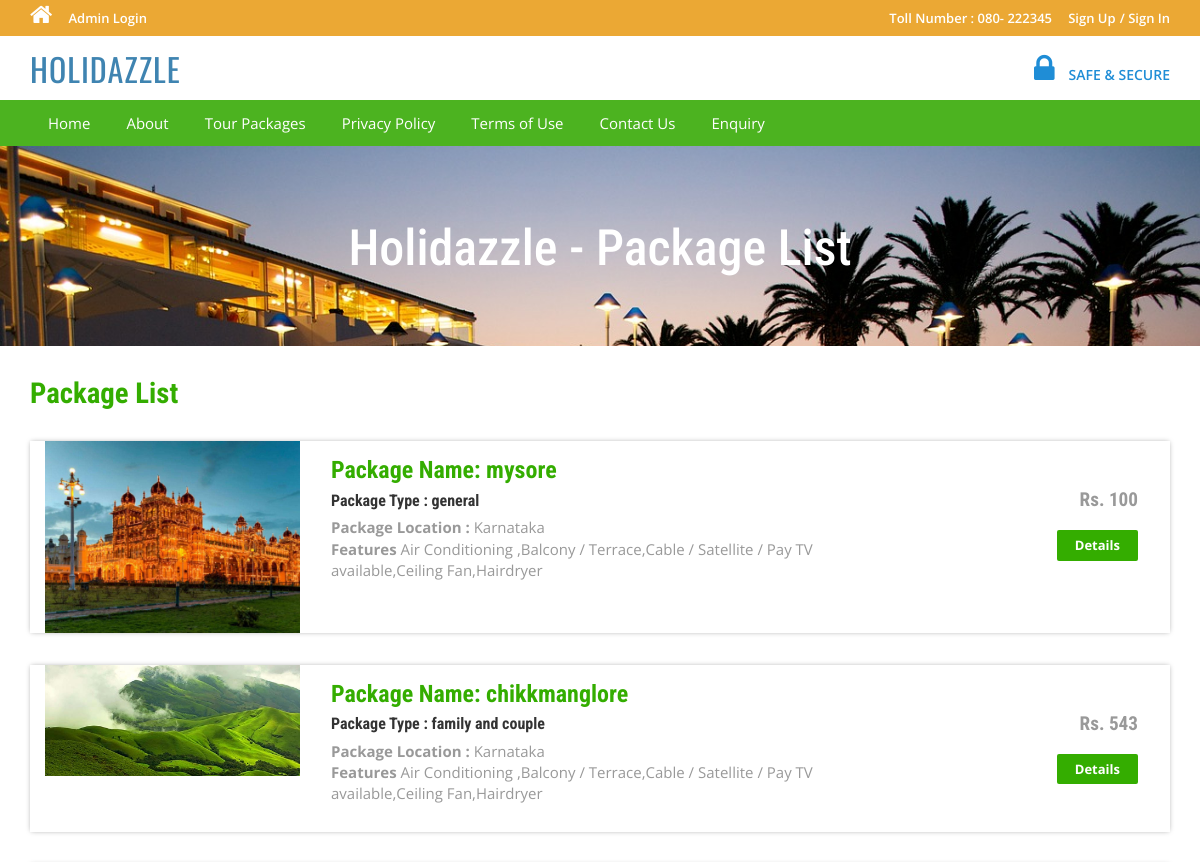
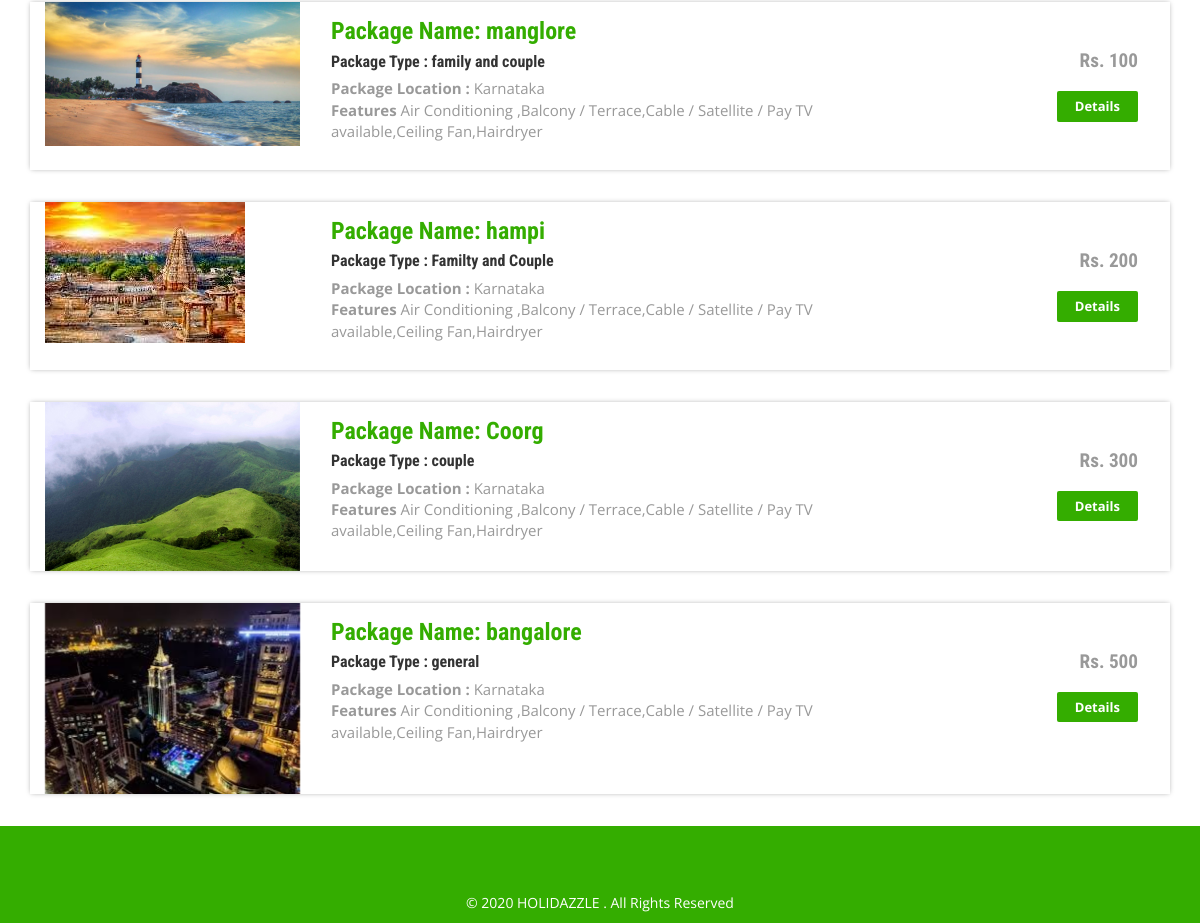
The page /tms/package-list.php on the database its author committed (2 pictures, top to bottom).
### tables this page shows
CREATE TABLE `tbltourpackages` (
  `PackageId` int(11) NOT NULL,
  `PackageName` varchar(200) DEFAULT NULL,
  `PackageType` varchar(150) DEFAULT NULL,
  `PackageLocation` varchar(100) DEFAULT NULL,
  `PackagePrice` int(11) DEFAULT NULL,
  `PackageFetures` varchar(255) DEFAULT NULL,
  `PackageDetails` mediumtext DEFAULT NULL,
  `PackageImage` varchar(100) DEFAULT NULL,
  `Creationdate` timestamp NULL DEFAULT current_timestamp(),
  `UpdationDate` timestamp NULL DEFAULT NULL ON UPDATE current_timestamp()
);

### tms/package-list.php (the view, shortened to what this page needs)
<?php
include('includes/config.php');
?>
<!DOCTYPE HTML>
<html>
<head>
<link href="css/bootstrap.css" rel='stylesheet' type='text/css' />
<link href="css/style.css" rel='stylesheet' type='text/css' />
<link href="css/font-awesome.css" rel="stylesheet">
<link href="css/animate.css" rel="stylesheet" type="text/css" media="all">
</head>
<body>
<?php include('includes/header.php');?>
<div class="banner-3">
	<div class="container">
		<h1 class="wow zoomIn animated animated" data-wow-delay=".5s" style="visibility: visible; animation-delay: 0.5s; animation-name: zoomIn;"> Holidazzle - Package List</h1>
	</div>
</div>
<div class="rooms">
	<div class="container">
		<div class="room-bottom">
			<h3>Package List</h3>
<?php $sql = "SELECT * from tbltourpackages";
$query = $dbh->prepare($sql);
$query->execute();
$results=$query->fetchAll(PDO::FETCH_OBJ);
if($query->rowCount() > 0)
{
foreach($results as $result)
{	?>
			<div class="rom-btm">
				<div class="col-md-3 room-left wow fadeInLeft animated" data-wow-delay=".5s">
					<img src="admin/pacakgeimages/<?php echo htmlentities($result->PackageImage);?>" class="img-responsive" alt="">
				</div>
				<div class="col-md-6 room-midle wow fadeInUp animated" data-wow-delay=".5s">
					<h4>Package Name: <?php echo htmlentities($result->PackageName);?></h4>
					<h6>Package Type : <?php echo htmlentities($result->PackageType);?></h6>
					<p><b>Package Location :</b> <?php echo htmlentities($result->PackageLocation);?></p>
					<p><b>Features</b> <?php echo htmlentities($result->PackageFetures);?></p>
				</div>
				<div class="col-md-3 room-right wow fadeInRight animated" data-wow-delay=".5s">
					<h5>Rs. <?php echo htmlentities($result->PackagePrice);?></h5>
					<a href="package-details.php?pkgid=<?php echo htmlentities($result->PackageId);?>" class="view">Details</a>
				</div>
				<div class="clearfix"></div>
			</div>
<?php }} ?>
		</div>
	</div>
</div>
<?php include('includes/footer.php');?>
</body>
</html>

### tms/includes/header.php (shortened to what this page needs)
<?php if($_SESSION['login'])
{?>
<div class="top-header">
	<div class="container">
		<ul class="tp-hd-lft wow fadeInLeft animated" data-wow-delay=".5s">
			<li class="hm"><a href="index.html"><i class="fa fa-home"></i></a></li>
			<li class="prnt"><a href="profile.php">My Profile</a></li>
				<li class="prnt"><a href="change-password.php">Change Password</a></li>
			<li class="prnt"><a href="tour-history.php">My Tour History</a></li>
			<li class="prnt"><a href="issuetickets.php">Issue Tickets</a></li>
		</ul>
		<ul class="tp-hd-rgt wow fadeInRight animated" data-wow-delay=".5s">
			<li class="tol">Welcome :</li>
			<li class="sig"><?php echo htmlentities($_SESSION['login']);?></li>
			<li class="sigi"><a href="logout.php" >/ Logout</a></li>
        </ul>
		<div class="clearfix"></div>
	</div>
</div><?php } else {?>
<div class="top-header">
	<div class="container">
		<ul class="tp-hd-lft wow fadeInLeft animated" data-wow-delay=".5s">
			<li class="hm"><a href="index.php"><i class="fa fa-home"></i></a></li>
				<li class="hm"><a href="admin/index.php">Admin Login</a></li>
		</ul>
		<ul class="tp-hd-rgt wow fadeInRight animated" data-wow-delay=".5s">
			<li class="tol">Toll Number : 080- 222345</li>
			<li class="sig"><a href="#" data-toggle="modal" data-target="#myModal" >Sign Up</a></li>
			<li class="sigi"><a href="#" data-toggle="modal" data-target="#myModal4" >/ Sign In</a></li>
        </ul>
		<div class="clearfix"></div>
	</div>
</div>
<?php }?>
<div class="header">
	<div class="container">
		<div class="logo wow fadeInDown animated" data-wow-delay=".5s">
			<a href="index.php">HOLIDAZZLE <span> </span></a>
		</div>
		<div class="lock fadeInDown animated" data-wow-delay=".5s">
			<li><i class="fa fa-lock"></i></li>
            <li><div class="securetxt">SAFE &amp; SECURE </div></li>
		</div>
		<div class="clearfix"></div>
	</div>
</div>
<div class="footer-btm wow fadeInLeft animated" data-wow-delay=".5s">
	<div class="container">
	<div class="navigation">
			<nav class="navbar navbar-default">
				<div class="collapse navbar-collapse nav-wil" id="bs-example-navbar-collapse-1">
					<nav class="cl-effect-1">
						<ul class="nav navbar-nav">
							<li><a href="index.php">Home</a></li>
							<li><a href="page.php?type=aboutus">About</a></li>
								<li><a href="package-list.php">Tour Packages</a></li>
								<li><a href="page.php?type=privacy">Privacy Policy</a></li>
								<li><a href="page.php?type=terms">Terms of Use</a></li>
								<li><a href="page.php?type=contact">Contact Us</a></li>
								<?php if($_SESSION['login'])
{?>
								<li>Need Help?<a href="#" data-toggle="modal" data-target="#myModal3"> / Write Us </a>  </li>
								<?php } else { ?>
								<li><a href="enquiry.php"> Enquiry </a>  </li>
								<?php } ?>
								<div class="clearfix"></div>
						</ul>
					</nav>
				</div>
			</nav>
		</div>
	</div>
</div>

### tms/includes/footer.php
<div class="copy-right">
	<div class="container">
		<div class="footer-social-icons wow fadeInDown animated animated" data-wow-delay=".5s" style="visibility: visible; animation-delay: 0.5s; animation-name: fadeInDown;">
			<ul>
				<li><a class="facebook" href="#"><span>Facebook</span></a></li>
				<li><a class="twitter" href="#"><span>Twitter</span></a></li>
				<li><a class="flickr" href="#"><span>Flickr</span></a></li>
				<li><a class="googleplus" href="#"><span>Google+</span></a></li>
				<li><a class="dribbble" href="#"><span>Dribbble</span></a></li>
			</ul>
		</div>
		<p class="wow zoomIn animated animated" data-wow-delay=".5s" style="visibility: visible; animation-delay: 0.5s; animation-name: zoomIn;">© 2020 HOLIDAZZLE . All Rights Reserved </p>
	</div>
</div>

### tms/css/style.css (style rules this page uses)
html, body { font-size: 100%; background: #fff; font-family: 'Open Sans', sans-serif; }
body a,.grid_1,plan_1,plan_1.one,plan_1.two,i.icon1, i.icon2, i.icon3, i.icon4, i.icon5, i.icon6 { transition:0.5s all; -webkit-transition:0.5s all; -moz-transition:0.5s all; -o-transition:0.5s all; -ms-transition:0.5s all; }
h1,h2,h3,h4,h5,h6 { margin:0; font-family: 'Roboto Condensed', sans-serif; }
p { margin:0; }
ul { margin:0; padding:0; }
.logo a { color: #3F84B1; letter-spacing: 1px; font-size: 2em; font-weight: 400; display: block; text-decoration: none; font-family: 'Oswald', sans-serif; }
i.fa.fa-home { font-size: 24px; }
.top-header { background-color: #eba834; border-bottom: 0 none; height: 36px; line-height: 35px; }
ul.tp-hd-lft { float: left; }
ul.tp-hd-lft li { display: inline-block; }
li.hm,li.prnt { margin-right: 12px; }
ul.tp-hd-lft a { font-size: 13px; font-weight: 600; color:#fff; }
ul.tp-hd-rgt { float:right; }
ul.tp-hd-rgt li { display: inline-block; font-size: 13px; font-weight: 600; color:#fff; }
ul.tp-hd-rgt a { font-size: 13px; font-weight: 600; color:#fff; }
li.ned,li.wrt,li.tol { margin-right: 12px; }
.header { background-color: #fff; margin: 0; padding: 10px 0 8px; }
.logo a { display: block; }
.logo { float: left; margin-right: 60px; }
.lock { float: right; margin-top: 7px; }
.securetxt { color: #1f8dd6; line-height: 18px; margin-top: 0px; font-size: 14px; font-weight:600; }
.lock li { display: inline-block; }
i.fa.fa-lock { color:#1f8dd6; font-size: 2em; padding-right: 10px; }
.footer-btm li { display: inline-block; margin: 0 10px; font-size: 14px; color: #fff; }
.footer-btm li a { font-size: 15px; color: #fff; display: inline-block; padding: 5px 8px; }
.footer-btm { background:#4CB320; padding: 0.5em 0; text-align:center; }
.copy-right p { color:#fff; font-size:14px; line-height: 1.8em; }
.copy-right { background:#34ad00; text-align: center; padding: 0.5em 0; }
a.view { padding: 6px 18px; font-weight: 700; color: #fff; background-color: #34ad00; border: 0; font-size: 13px; border-radius: 2px; -webkit-transition: all .2s; -moz-transition: all .2s; transition: all .2s; margin-top: 20px; display: inline-block; }
.banner-3 { background: url(../images/6.jpg)no-repeat; background-size: cover; -webkit-background-size: cover; -o-background-size: cover; -ms-background-size: cover; -moz-background-size: cover; min-height:200px; }
.banner-3 h1 { font-size: 50px; margin-bottom: 40px; padding: 1.5em 0 0; text-align: center; color: #fff; }
.rom-btm { margin-top: 2em; box-shadow: 0px 0px 5px -1px rgba(0, 0, 0, 0.37); }
.room-bottom h3 { font-size: 1.8em; font-weight: 700; color: #34ad00; }
.room-bottom { padding: 2em 0; }
.rom-btm h4 { font-size: 1.5em; font-weight: 700; color: #34ad00; }
.rom-btm p { font-size: 15px; color: #999; }
.rom-btm h6 { font-size: 1em; font-weight: 700; margin: 0.5em 0; }
.room-right { text-align: right; padding: 3em 2em; }
.room-midle { padding: 1em; }
.rom-btm h5 { font-size: 1.2em; font-weight: 700; color: #999; }
.footer-social-icons ul li { display:inline-block; margin:0 0.2em; }
.footer-social-icons ul li a { width:30px; height:30px; background:url('../images/img-sprite.png') no-repeat 0px 0px; display:inline-block; position: relative; }
.footer-social-icons ul li a.facebook { background-position:0px 0px; }
.footer-social-icons ul li a.twitter { background-position:-30px 0px; }
.footer-social-icons ul li a.flickr { background-position:-60px 0px; }
.footer-social-icons ul li a.googleplus { background-position:-90px 0px; }
.footer-social-icons ul li a.dribbble { background-position:-120px 0px; }
.footer-social-icons { margin: 10px 0 10px; }
.navbar-default { background-color: #4CB320 !important; border-color: #4CB320 !important; }
.navbar { min-height: 0px !important; margin-bottom:0px !important; border-radius:0px !important; border: none !important; }
ul.nav.navbar-nav li a { font-size: 15px ; color: #fff; display: inline-block; padding: 5px 8px; }
.navbar-collapse { padding-right: 0px !important; padding-left: 0px !important; }

### rows shown on the page
tbltourpackages: PackageImage (picture), PackageName "mysore", PackageType "general", PackageLocation "Karnataka", PackageFetures "Air Conditioning ,Balcony / Terrace,Cable / Satellite / Pay TV available,Ceiling Fan,Hairdryer", PackagePrice "100"
tbltourpackages: PackageImage (picture), PackageName "chikkmanglore", PackageType "family and couple", PackageLocation "Karnataka", PackageFetures "Air Conditioning ,Balcony / Terrace,Cable / Satellite / Pay TV available,Ceiling Fan,Hairdryer", PackagePrice "543"
tbltourpackages: PackageImage (picture), PackageName "manglore", PackageType "family and couple", PackageLocation "Karnataka", PackageFetures "Air Conditioning ,Balcony / Terrace,Cable / Satellite / Pay TV available,Ceiling Fan,Hairdryer", PackagePrice "100"
tbltourpackages: PackageImage (picture), PackageName "hampi", PackageType "Familty and Couple", PackageLocation "Karnataka", PackageFetures "Air Conditioning ,Balcony / Terrace,Cable / Satellite / Pay TV available,Ceiling Fan,Hairdryer", PackagePrice "200"
tbltourpackages: PackageImage (picture), PackageName "Coorg", PackageType "couple", PackageLocation "Karnataka", PackageFetures "Air Conditioning ,Balcony / Terrace,Cable / Satellite / Pay TV available,Ceiling Fan,Hairdryer", PackagePrice "300"
tbltourpackages: PackageImage (picture), PackageName "bangalore", PackageType "general", PackageLocation "Karnataka", PackageFetures "Air Conditioning ,Balcony / Terrace,Cable / Satellite / Pay TV available,Ceiling Fan,Hairdryer", PackagePrice "500"
